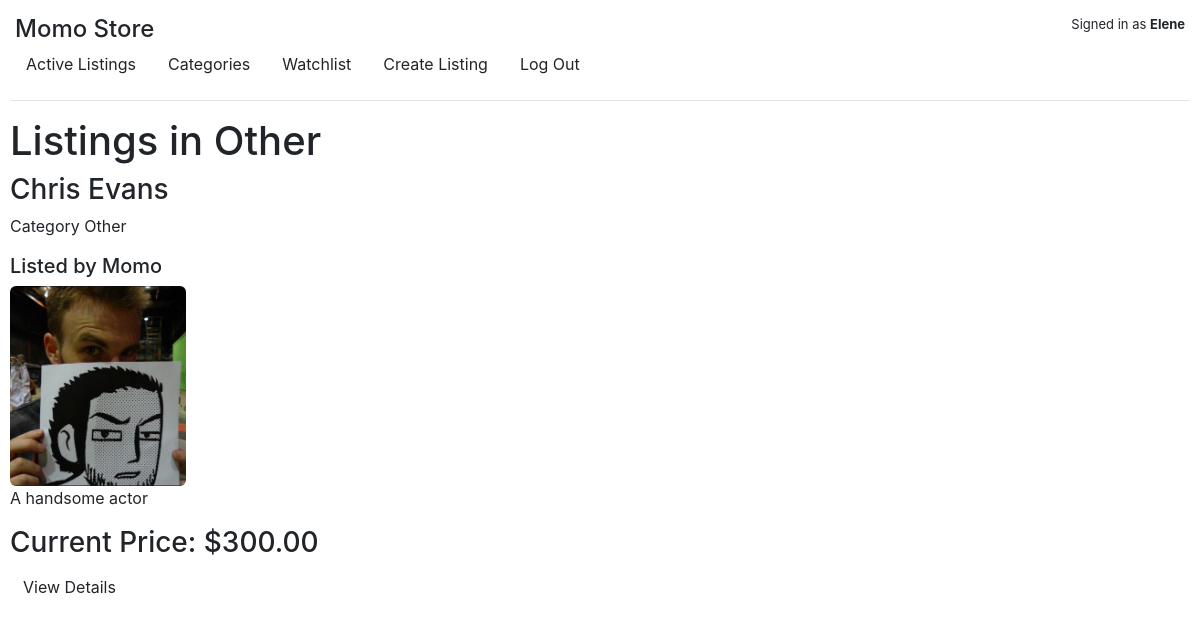
Screenshot of /category/Other/ (signed in) with the database file from the repository.
### auctions/models.py (models this page shows, shortened)
class User(AbstractUser):
    name = models.CharField(max_length=64)
    email = models.EmailField(max_length=64)
    password = models.CharField(max_length=64)

class Listing(models.Model):
    name = models.CharField(max_length=64)
    description = models.TextField()
    seller = models.ForeignKey(settings.AUTH_USER_MODEL,
        on_delete=models.CASCADE,
        related_name="listings",
    )
    bid = models.DecimalField(max_digits=10, decimal_places=2)
    comment = models.TextField()
    category = models.CharField(max_length=64, choices=CATEGORY_CHOICES)
    image = models.ImageField(upload_to='listing_images/', blank=True, null=True)
    is_active = models.BooleanField(default=True)
    winner = models.ForeignKey(settings.AUTH_USER_MODEL,
        on_delete=models.SET_NULL,
        null=True,
        blank=True,
        related_name="won_auctions")

### auctions/views.py (the view)
# urls.py: path('category/<str:category_name>/', views.category_listings, name='category_listings'),
def category_listings(request, category_name):
        valid_categories = [choice[0] for choice in CATEGORY_CHOICES]
        if category_name not in valid_categories:
            return render(request, "auctions/categories.html", {
                "error": "Category not found."
            })
        listings = Listing.objects.filter(category = category_name)
        return render(request, "auctions/categories.html", {
            "category_name": category_name,
            "listings": listings,
        })

### auctions/templates/auctions/categories.html (shortened to what this page needs)
{% extends "auctions/layout.html" %}
{% block body %}
{% if listings %}
<h1>Listings in {{ category_name }}</h1>
<ul>
    {% for listing in listings %}
        <li>
            <h3>{{ listing.name }}</h3>
            <p>Category {{ listing.category }}</p>
            <h5>Listed by {{ listing.seller.username }}</h5>
            {% if listing.image %}
                <img class="img" src="{{ listing.image.url }}" alt="image for {{ listing.name }}" />
            {% endif %}
            <p>{{ listing.description }}</p>
            <h3>Current Price: ${{ listing.bid }}</h3>
            <a href="{% url 'listing' listing.id %}" class="btn">View Details</a>
        </li>
    {% endfor %}
</ul>
{% else %}
    {% if category_name %}
        <p>No listings in this category.</p>
    {% endif %}
{% endif %}
{% endblock %}

### auctions/templates/auctions/layout.html (shortened to what this page needs)
{% load static %}
<!DOCTYPE html>
<html lang="en">
    <head>
        <link rel="stylesheet" href="https://stackpath.bootstrapcdn.com/bootstrap/4.4.1/css/bootstrap.min.css">
        <link href="{% static 'auctions/styles.css' %}" rel="stylesheet">
    </head>
    <body>
        <div class="header">
            <h1 class="logo-text">Momo Store</h1>
            <div class="authenticated">
                {% if user.is_authenticated %}
                    Signed in as <strong>{{ user.username }}</strong>
                {% else %}
                    Not signed in
                {% endif %}
            </div>
        </div>
        <div class="navigation">
            <ul class="nav">
                <li class="nav-item">
                    <a class="nav-link" href="{% url 'index' %}">Active Listings</a>
                </li>
                <li class="nav-item">
                    <a class="nav-link" href="{% url 'categories' %}">Categories</a>
                </li>
                {% if user.is_authenticated %}
                <li class="nav-item">
                    <a class="nav-link" href="{% url 'watchlist' %}">Watchlist</a>
                </li>
                <li class="nav-item">
                    <li class="nav-item">
                        <a class="nav-link" href="{% url 'create' %}">Create Listing</a>
                    </li>
                    <a class="nav-link" href="{% url 'logout' %}">Log Out</a>
                </li>
                {% endif %}
            </ul>
        </div>
        <hr>
        {% block body %}
        {% endblock %}
    </body>
</html>

### auctions/static/auctions/styles.css (style rules this page uses)
body { padding: 10px; }
.header { padding: 5px; display: flex; flex-direction: row; justify-content: space-between; }
.logo-text { font-size: 1.5em; margin-bottom: -5px; }
.authenticated { font-size: 13px; }
.nav-link { color: inherit; }
.img { border-radius: 6px; width: auto; max-width: 200px; height: auto; max-height: 200px; }
ul { list-style: none !important; padding: 0 !important; margin: 0 !important; }

### rows the page displays
User: username "Elene"
Listing: category "Other", name "Chris Evans", seller.username "Momo", image (picture), description "A handsome actor", bid "300.00"
